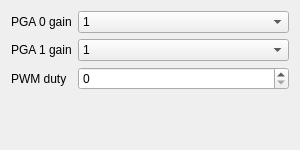
<?xml version="1.0" encoding="UTF-8"?>
<ui version="4.0">
 <class>GainWidget</class>
 <widget class="QWidget" name="GainWidget">
  <property name="geometry">
   <rect>
    <x>0</x>
    <y>0</y>
    <width>300</width>
    <height>150</height>
   </rect>
  </property>
  <property name="windowTitle">
   <string>Gains</string>
  </property>
  <layout class="QFormLayout" name="formLayout">
   <item row="0" column="0">
    <widget class="QLabel" name="labelGain_0">
     <property name="text">
      <string>PGA 0 gain</string>
     </property>
     <property name="buddy">
      <cstring>gainValue_0</cstring>
     </property>
    </widget>
   </item>
   <item row="0" column="1">
    <widget class="QComboBox" name="gainValue_0">
     <item>
      <property name="text">
       <string notr="true">1</string>
      </property>
     </item>
     <item>
      <property name="text">
       <string notr="true">2</string>
      </property>
     </item>
     <item>
      <property name="text">
       <string notr="true">4</string>
      </property>
     </item>
     <item>
      <property name="text">
       <string notr="true">5</string>
      </property>
     </item>
     <item>
      <property name="text">
       <string notr="true">8</string>
      </property>
     </item>
     <item>
      <property name="text">
       <string notr="true">10</string>
      </property>
     </item>
     <item>
      <property name="text">
       <string notr="true">16</string>
      </property>
     </item>
     <item>
      <property name="text">
       <string notr="true">32</string>
      </property>
     </item>
    </widget>
   </item>
   <item row="1" column="0">
    <widget class="QLabel" name="labelGain_1">
     <property name="text">
      <string>PGA 1 gain</string>
     </property>
     <property name="buddy">
      <cstring>gainValue_1</cstring>
     </property>
    </widget>
   </item>
   <item row="1" column="1">
    <widget class="QComboBox" name="gainValue_1">
     <item>
      <property name="text">
       <string notr="true">1</string>
      </property>
     </item>
     <item>
      <property name="text">
       <string notr="true">2</string>
      </property>
     </item>
     <item>
      <property name="text">
       <string notr="true">4</string>
      </property>
     </item>
     <item>
      <property name="text">
       <string notr="true">5</string>
      </property>
     </item>
     <item>
      <property name="text">
       <string notr="true">8</string>
      </property>
     </item>
     <item>
      <property name="text">
       <string notr="true">10</string>
      </property>
     </item>
     <item>
      <property name="text">
       <string notr="true">16</string>
      </property>
     </item>
     <item>
      <property name="text">
       <string notr="true">32</string>
      </property>
     </item>
    </widget>
   </item>
   <item row="2" column="0">
    <widget class="QLabel" name="labelDuty">
     <property name="text">
      <string>PWM duty</string>
     </property>
    </widget>
   </item>
   <item row="2" column="1">
    <widget class="QSpinBox" name="Duty">
     <property name="minimum">
      <number>0</number>
     </property>
     <property name="maximum">
      <number>255</number>
     </property>
     <property name="singleStep">
      <number>5</number>
     </property>
     <property name="value">
      <number>0</number>
     </property>
    </widget>
   </item>
  </layout>
 </widget>
 <resources/>
 <connections>
  <connection>
   <sender>gainValue_0</sender>
   <signal>currentIndexChanged(int)</signal>
   <receiver>GainWidget</receiver>
   <slot>GainValueChanged(int)</slot>
   <hints>
    <hint type="sourcelabel">
     <x>142</x>
     <y>23</y>
    </hint>
    <hint type="destinationlabel">
     <x>493</x>
     <y>22</y>
    </hint>
   </hints>
  </connection>
  <connection>
   <sender>gainValue_1</sender>
   <signal>currentIndexChanged(int)</signal>
   <receiver>GainWidget</receiver>
   <slot>GainValueChanged(int)</slot>
   <hints>
    <hint type="sourcelabel">
     <x>290</x>
     <y>70</y>
    </hint>
    <hint type="destinationlabel">
     <x>604</x>
     <y>67</y>
    </hint>
   </hints>
  </connection>
  <connection>
   <sender>Duty</sender>
   <signal>valueChanged(int)</signal>
   <receiver>GainWidget</receiver>
   <slot>DutyValueChanged(int)</slot>
   <hints>
    <hint type="sourcelabel">
     <x>158</x>
     <y>94</y>
    </hint>
    <hint type="destinationlabel">
     <x>626</x>
     <y>96</y>
    </hint>
   </hints>
  </connection>
 </connections>
 <slots>
  <slot>GainValueChanged(int)</slot>
  <slot>DutyValueChanged(int)</slot>
 </slots>
</ui>
